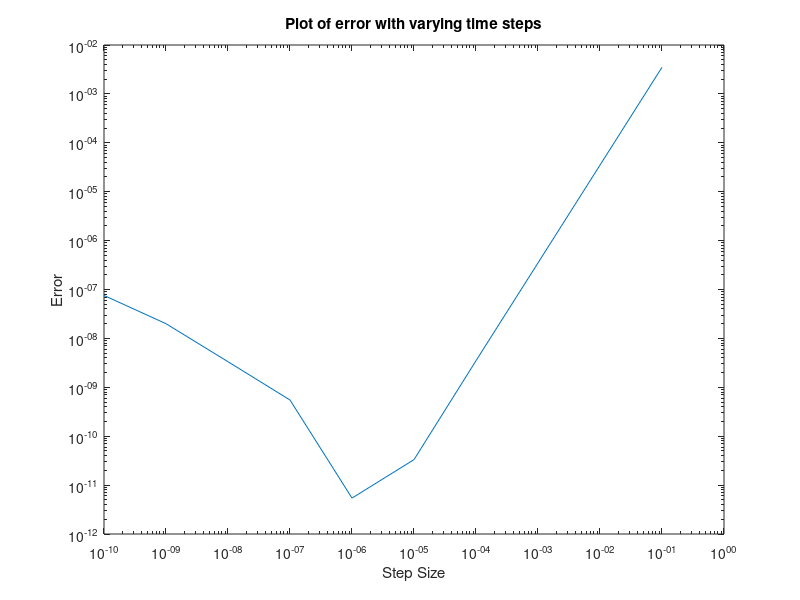

Write the MATLAB code that produced this figure.
clear RoundoffErrorVariation;
format long;
N=11;
central_diff=zeros(1, N);
true_diff=zeros(1, N);
h=zeros(1, N);

% Step size and x
x=0.5;
h(1)=1;    %Starting value of h

%function to evaluate the polynomial
f = @(x) -0.1*x.^4 - 0.15*x.^3 - 0.5*x.^2 - 0.25.*x + 1.2;
df = @(x) -0.4*x.^3 - 0.45*x.^2 - x - 0.25;

%Calculation of central_diff
for j=2:N
    h(j)=h(j-1)/10;
    central_diff(j)=(f(x+h(j))-f(x-h(j)))/(2*h(j));
    true_diff(j)=df(x);
end

%Calculation of error
err=abs(true_diff-central_diff);

%Output
L=[h' central_diff' err'];
fprintf('     step_size      central_difference_values      error\n')
disp(L);

%Plotting
loglog(h, err), xlabel('Step Size'), ylabel('Error') %%plot log-log plot
title('Plot of error with varying time steps')